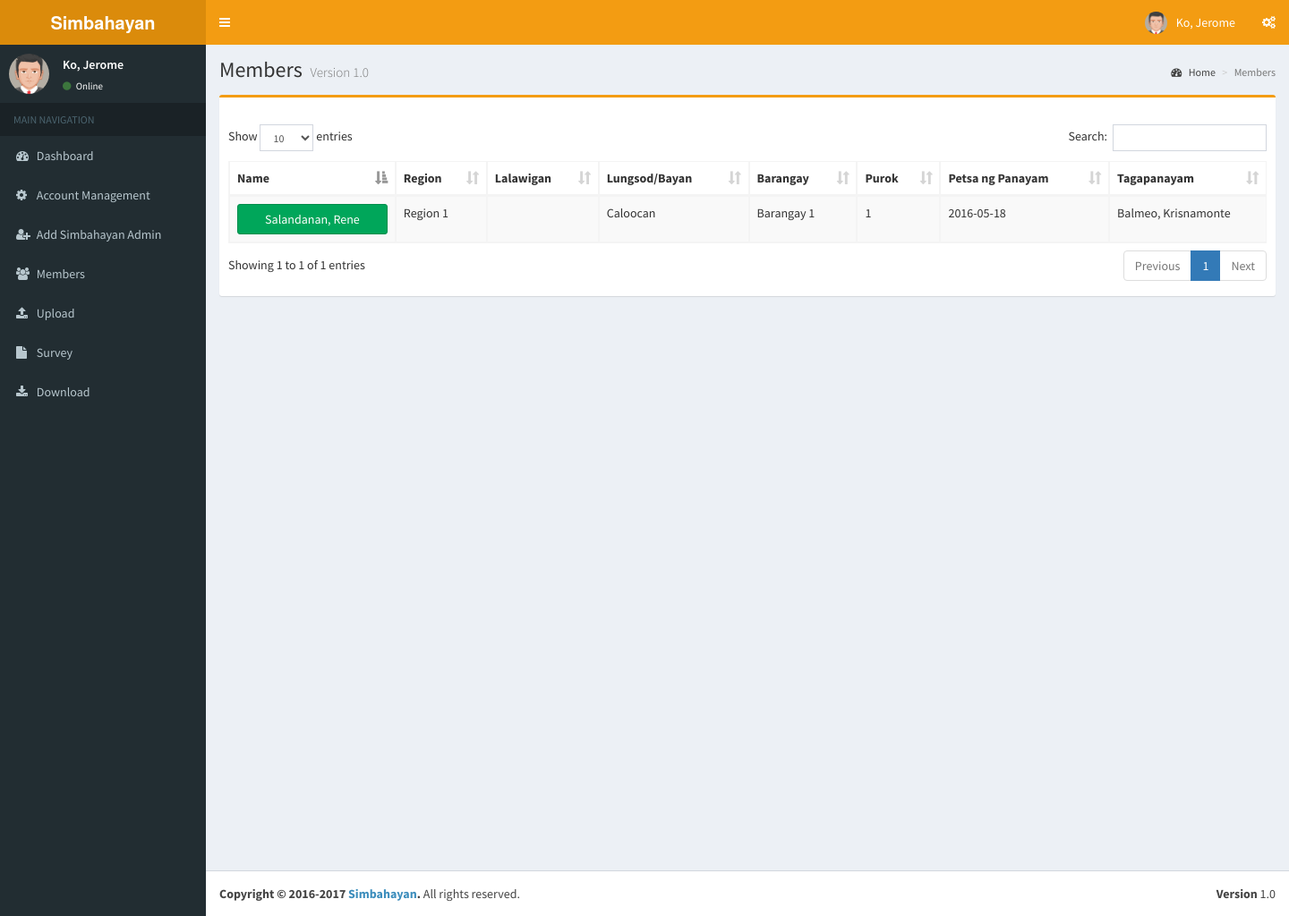
Screenshot of /members.php (signed in) with the database file from the repository.
### tables this page shows
CREATE TABLE IF NOT EXISTS `members` (
  `member_id` int(11) NOT NULL,
  `member_name` varchar(120) NOT NULL,
  `member_birthdate` date DEFAULT NULL,
  `age` int(3) DEFAULT NULL,
  `gender` varchar(10) DEFAULT NULL,
  `civil_status` varchar(20) DEFAULT NULL,
  `religion` varchar(20) DEFAULT NULL,
  `registered` varchar(7) DEFAULT NULL,
  `relation` varchar(30) DEFAULT NULL,
  `indigenous_tribe` varchar(10) DEFAULT NULL,
  `tribe_name` varchar(20) DEFAULT NULL,
  `years_stayed` int(3) DEFAULT NULL,
  `former_home` varchar(120) DEFAULT NULL,
  `studying` varchar(7) DEFAULT NULL,
  `year` varchar(10) DEFAULT NULL,
  `school_status` varchar(10) DEFAULT NULL,
  `working` varchar(10) DEFAULT NULL,
  `work_type` varchar(200) DEFAULT NULL,
  `work_explanation` text,
  `industry` varchar(150) DEFAULT NULL,
  `industry_explanation` text,
  `work_status` varchar(60) DEFAULT NULL,
  `worker_class` varchar(100) DEFAULT NULL,
  `searching` varchar(7) DEFAULT NULL,
  `way` varchar(60) DEFAULT NULL,
  `chance` varchar(7) DEFAULT NULL,
  `willingness` varchar(10) DEFAULT NULL,
  `write_read` varchar(7) DEFAULT NULL,
  `association` varchar(10) DEFAULT NULL,
  `assoc_name` text,
  `voter` varchar(7) DEFAULT NULL,
  `voted` varchar(7) DEFAULT NULL,
  `nutrition_status` varchar(30) DEFAULT NULL,
  `simbahayan_id` int(11) DEFAULT NULL,
  `coordinator_id` int(11) NOT NULL
);

CREATE TABLE IF NOT EXISTS `regions` (
  `region_id` int(11) NOT NULL,
  `region_name` varchar(15) NOT NULL
);

CREATE TABLE IF NOT EXISTS `city` (
  `city_id` int(11) NOT NULL,
  `city_name` varchar(20) NOT NULL
);

CREATE TABLE IF NOT EXISTS `barangay` (
  `barangay_id` int(11) NOT NULL,
  `barangay_name` varchar(50) NOT NULL
);

CREATE TABLE IF NOT EXISTS `purok` (
  `purok_id` int(11) NOT NULL,
  `purok_name` varchar(50) NOT NULL
);

### members.php (the view, shortened to what this page needs)
<?php
	$userinfo = mysql_query("SELECT * FROM admin WHERE admin_id = '".$_SESSION['user']."'");
	$user = mysql_fetch_assoc($userinfo);
?>
<!DOCTYPE html>
<html>
  <head>
    <link rel="stylesheet" href="bootstrap/css/bootstrap.min.css">
    <link rel="stylesheet" href="https://maxcdn.bootstrapcdn.com/font-awesome/4.4.0/css/font-awesome.min.css">
    <link rel="stylesheet" href="https://code.ionicframework.com/ionicons/2.0.1/css/ionicons.min.css">
    <link rel="stylesheet" href="plugins/datatables/dataTables.bootstrap.css">
    <link rel="stylesheet" href="plugins/jvectormap/jquery-jvectormap-1.2.2.css">
    <link rel="stylesheet" href="dist/css/AdminLTE.min.css">
    <link rel="stylesheet" href="dist/css/skins/_all-skins.min.css">
  </head>
  <body class="hold-transition skin-yellow sidebar-mini">
    <div class="wrapper">
      <header class="main-header">
        <a href="index2.html" class="logo">
          <span class="logo-lg"><b>Simbahayan</b></span>
        </a>
        <nav class="navbar navbar-static-top" role="navigation">
          <a href="#" class="sidebar-toggle" data-toggle="offcanvas" role="button">
          </a>
          <div class="navbar-custom-menu">
            <ul class="nav navbar-nav">
              <li class="dropdown user user-menu">
                <a href="#" class="dropdown-toggle" data-toggle="dropdown">
                  <img src="dist/img/avatar5.png" class="user-image" alt="User Image">
                  <span class="hidden-xs"><?php echo $user['last_name'].", ".$user['first_name'];?></span>
                </a>
              </li>
              <li>
                <a href="#" data-toggle="control-sidebar"><i class="fa fa-gears"></i></a>
              </li>
            </ul>
          </div>
        </nav>
      </header>
      <aside class="main-sidebar">
        <section class="sidebar">
          <div class="user-panel">
            <div class="pull-left image">
              <img src="dist/img/avatar5.png" class="img-circle" alt="User Image">
            </div>
            <div class="pull-left info">
              <p><?php echo $user['last_name'].", ".$user['first_name'];?></p>
              <a href="#"><i class="fa fa-circle text-success"></i> Online</a>
            </div>
          </div>
          <ul class="sidebar-menu">
            <li class="header">MAIN NAVIGATION</li>
            <li>
              <a href="dashboard.php">
                <i class="fa fa-dashboard"></i> <span>Dashboard</span>
              </a>
            </li>
            <?php
			if($user['position'] == 'UST Admin')
			{
				echo "
				<li>
				  <a href='acctmgt.php'>
					<i class='fa fa-gear'></i> <span>Account Management</span>
				  </a>
				</li>
				<li>
				  <a href='addacct.php'>
					<i class='fa fa-user-plus'></i> <span>Add Simbahayan Admin</span>
				  </a>
				</li>";
			}
			?>
            <li>
              <a href="members.php">
                <i class="fa fa-users"></i> <span>Members</span>
              </a>
            </li>
           <li>
              <a href="upload.php">
                <i class="fa fa-upload"></i> <span>Upload</span>
              </a>
            </li>
			<li>
              <a href="survey.php">
                <i class="fa fa-file"></i> <span>Survey</span>
              </a>
            </li>
			<li>
              <a href="download.php">
                <i class="fa fa-download"></i> <span>Download</span>
              </a>
            </li>
          </ul>
        </section>
      </aside>
      <div class="content-wrapper">
        <section class="content-header">
          <h1>
            Members
            <small>Version 1.0</small>
          </h1>
          <ol class="breadcrumb">
            <li><a href="#"><i class="fa fa-dashboard"></i> Home</a></li>
            <li class="active">Members</li>
          </ol>
        </section>
        <section class="content">
          <div class="box box-warning">
                <div class="box-header">
                </div>
                <div class="box-body">
                  <table id="example1" class="table table-bordered table-striped">
                    <thead>
                      <tr>
                        <th>Name</th>
                        <th>Region</th>
						<th>Lalawigan</th>
                        <th>Lungsod/Bayan</th>
                        <th>Barangay</th>
						<th>Purok</th>
						<th>Petsa ng Panayam</th>
						<?php if($user['position'] == 'UST Admin'){echo "<th>Tagapanayam</th>";}?>
                      </tr>
                    </thead>
                    <tbody>
					<?php
						if($user['position'] == 'UST Admin')
						{
							$members = mysql_query("SELECT * FROM members");
						}else if($user['position'] == 'Survey Coordinator')
						{
							$members = mysql_query("SELECT * FROM members WHERE coordinator_id = ".$user['admin_id']);
						}
						while($mem = mysql_fetch_array($members))
						{
							$info = mysql_query("SELECT * FROM simbahayan WHERE simbahayan_id = ".$mem['simbahayan_id']);
							$simbahayan = mysql_fetch_array($info);
							?>
							<tr>
								<td>
								<a href="info.php?id=<?php echo $mem['member_id']?>" class="btn btn-block btn-success" role="button"><?php echo $mem['member_name'];?></a>
								</td>
								<td><?php $r = mysql_query("SELECT * FROM regions WHERE region_id = ".$simbahayan['region']); $regions = mysql_fetch_array($r); echo $regions['region_name'];?></td>
								<td><?php $l = mysql_query("SELECT * FROM lalawigan WHERE id = ".$simbahayan['lalawigan']); $lalawigans = mysql_fetch_array($l); echo $lalawigans['name'];?></td>
								<td><?php $c = mysql_query("SELECT * FROM city WHERE city_id = ".$simbahayan['city']); $cities = mysql_fetch_array($c); echo $cities['city_name'];?></td>
								<td><?php $b = mysql_query("SELECT * FROM barangay WHERE barangay_id = ".$simbahayan['barangay']); $barangays = mysql_fetch_array($b); echo $barangays['barangay_name'];?></td>
								<td><?php $p = mysql_query("SELECT * FROM purok WHERE purok_id = ".$simbahayan['purok']); $puroks = mysql_fetch_array($p); echo $puroks['purok_name'];?></td>
								<td><?php echo $simbahayan['date_surveyed']?></td>
								<td><?php $up = mysql_query("SELECT * FROM admin WHERE admin_id = ".$mem['coordinator_id']); $uploader = mysql_fetch_assoc($up); echo $uploader['last_name'].", ".$uploader['first_name'];?></td>
							</tr>
							<?php
						}
					?>
                    </tbody>
                  </table>
                </div>
              </div>
        </section>
      </div>
      <footer class="main-footer">
        <div class="pull-right hidden-xs">
          <b>Version</b> 1.0
        </div>
        <strong>Copyright &copy; 2016-2017 <a href="#">Simbahayan</a>.</strong> All rights reserved.
      </footer>
    </div>
  </body>
</html>

### rows the page displays
members: member_name "Salandanan, Rene", regions.region_name "Region 1", city.city_name "Caloocan", barangay.barangay_name "Barangay 1", purok.purok_name "1", date_surveyed "2016-05-18", admin.last_name "Balmeo", admin.first_name "Krisnamonte"

### other values shown
$user['last_name'] "Ko"
$user['first_name'] "Jerome"
